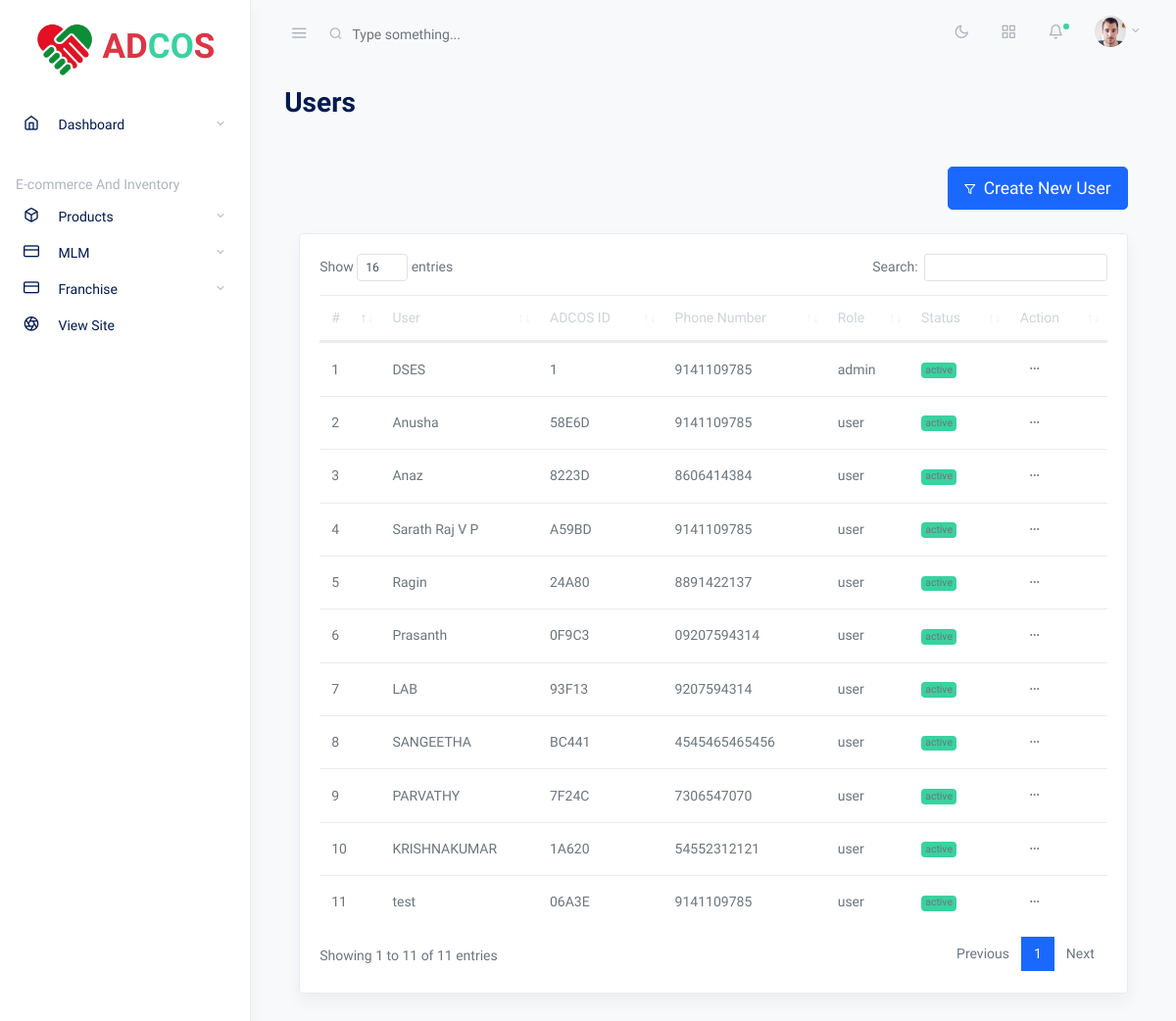
/geneology/UsersAdminPannel, run on an earlier commit of the app's database.
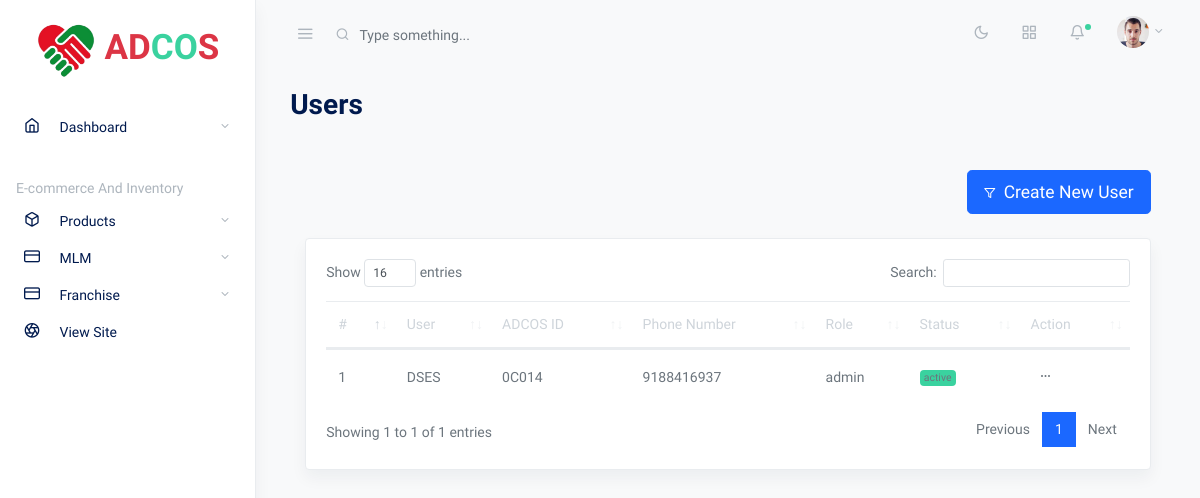
And on a later commit of the database.
### Home/models.py (models this page shows, shortened)
class CustomUser(AbstractBaseUser, PermissionsMixin):
    id_number = models.CharField(max_length=10, unique=True)
    email = models.EmailField(unique=True, verbose_name='email address')
    first_name = models.CharField(max_length=30, blank=True, verbose_name='first name')
    last_name = models.CharField(max_length=30, blank=True, verbose_name='last name')
    phone_number = models.CharField(
        max_length=15,
        blank=True,
        null=True,
        validators=[RegexValidator(regex=r'^\+?1?\d{9,15}$', message="Phone number must be entered in the format: '+999999999'. Up to 15 digits allowed.")],
        verbose_name='phone number'
    )
    date_of_birth = models.DateField(auto_now_add=False, null=True, blank=True)
    age = models.BigIntegerField()
    pincode = models.BigIntegerField(default=1)
    village = models.CharField(max_length=20)
    district = models.CharField(max_length=20)
    state = models.CharField(max_length=20)
    cast = models.CharField(max_length=20,default="Nil")
    religion = models.CharField(max_length=20,default="Nil")
    address = models.TextField(blank=True, null=True, verbose_name='address')
    is_active = models.BooleanField(default=True, verbose_name='active')
    is_staff = models.BooleanField(default=False, verbose_name='staff status')
    role = models.CharField(max_length=20,
                            choices=(
                                ("admin","admin"),
                                ("user","user"),
                                ("semi-admin","semi-admin"),
                                ("finance","finance"),
                                ("marketing","markenting"),
                                ("central_franchise","central_franchise"),
                                ("district_franchise","district_franchise"),
                                ("zonel_franchise","zonel_franchise"),
                                ("mobile_franchise","mobile_franchise"),
                            ),
                            default='user'
                            )
    date_joined = models.DateTimeField(auto_now_add=True, verbose_name='date joined')
    parent = models.ForeignKey("self", on_delete=models.SET_NULL, null=True, blank=True, verbose_name='parent')
    pancard = models.CharField(max_length=20, unique=True, verbose_name='PAN card')
    objects = CustomUserManager()
    USERNAME_FIELD = 'email'
    REQUIRED_FIELDS = ["first_name", "pancard","age","village","district","state", "phone_number"]
    bv_active_status = models.BooleanField(default=False)
    designation = models.CharField(
        max_length=20,
        choices=(
            ("Executive","Executive"),
            ("Chief Executive","Chief Executive"),
            ("Manager","Manager"),
            ("General Manager","General Manager"),
            ("Director","Director"),
        ),
        default="Executive"
    )
    class Meta:
        verbose_name = 'user'
        verbose_name_plural = 'users'

### Geneology/views.py (the view)
# urls.py: path("UsersAdminPannel",views.UsersAdminPannel,name="UsersAdminPannel"),
def UsersAdminPannel(request):
    users = CustomUser.objects.all()
    context = {
        "users":users
    }
    return render(request,"dashboard/users.html",context)

### templates/dashboard/users.html (shortened to what this page needs)
{% extends 'dashboard/index.html' %}{% load static %}{% block admin %}
<link rel="stylesheet" href="{%static 'dashboard/css/dataTables.bootstrap4.css' %}">
<main role="main" class="main-content">
    <div class="container-fluid">
      <div class="row justify-content-center">
        <div class="col-12">
          <h2 class="mb-2 page-title">Users</h2>
          <div class="row my-4">
                <div class="col-12">
                  <div class="row align-items-center my-4">
                    <div class="col-auto">
                        <div class="col-auto">
                            <button type="button" class="btn btn-primary btn-lg" data-toggle="modal" data-target="#defaultModal"><span class="fe fe-filter fe-12 mr-2"></span>Create New User</button>
                          </div>
                    </div>
                  </div>
            <div class="col-md-12">
              <div class="card shadow">
                <div class="card-body">
                  <table class="table table-striped datatables" id="dataTable-1">
                    <thead>
                        <tr>
                            <th>#</th>
                            <th>User</th>
                            <th>ADCOS ID</th>
                            <th>Phone Number</th>
                            <th>Role</th>
                            <th>Status</th>
                            <th>Action</th>
                        </tr>
                      </thead>
                      <tbody>
                          {% for item in users%}
                          <tr>
                            <td>{{forloop.counter}}</td>
                            <td>{{item.first_name}}</td>
                            <td>{{item.id_number}}</td>
                            <td>{{item.phone_number}}</td>
                            <td>{{item.role}}</td>
                            <td>
                                {% if item.is_active == True %}
                                <span class="badge bg-success">active</span>
                                {% else %}
                                <span class="badge bg-warning">In active user </span>
                                {% endif%}
                            </td>
                            <td><button class="btn btn-sm dropdown-toggle more-horizontal"
                                    type="button" data-toggle="dropdown" aria-haspopup="true"
                                    aria-expanded="false">
                                </button>
                            </td>
                        </tr>
                        {% endfor %}
                      </tbody>
                  </table>
                </div>
              </div>
            </div>
          </div>
        </div>
      </div>
    </div>
</main>
{% endblock %}

What changed in the data, as far as the page shows it:
removed CustomUser: first_name "Anusha", id_number "58E6D", phone_number "9141109785", role "user", is_active "active"
removed CustomUser: first_name "Anaz", id_number "8223D", phone_number "8606414384", role "user", is_active "active"
removed CustomUser: first_name "Sarath Raj V P", id_number "A59BD", phone_number "9141109785", role "user", is_active "active"
removed CustomUser: first_name "Ragin", id_number "24A80", phone_number "8891422137", role "user", is_active "active"
removed CustomUser: first_name "Prasanth", id_number "0F9C3", phone_number "09207594314", role "user", is_active "active"
removed CustomUser: first_name "LAB", id_number "93F13", phone_number "9207594314", role "user", is_active "active"
removed CustomUser: first_name "SANGEETHA", id_number "BC441", phone_number "4545465465456", role "user", is_active "active"
removed CustomUser: first_name "PARVATHY", id_number "7F24C", phone_number "7306547070", role "user", is_active "active"
removed CustomUser: first_name "KRISHNAKUMAR", id_number "1A620", phone_number "54552312121", role "user", is_active "active"
removed CustomUser: first_name "test", id_number "06A3E", phone_number "9141109785", role "user", is_active "active"
changed CustomUser "DSES": id_number "1" → "0C014"; phone_number "9141109785" → "9188416937"
Also different on the page:
text written by a page script: "Show entries Search: Showing 1 to 11 of 11 entries Previous 1 Next" → "Show entries Search: Showing 1 to 1 of 1 entries Previous 1 Next"
